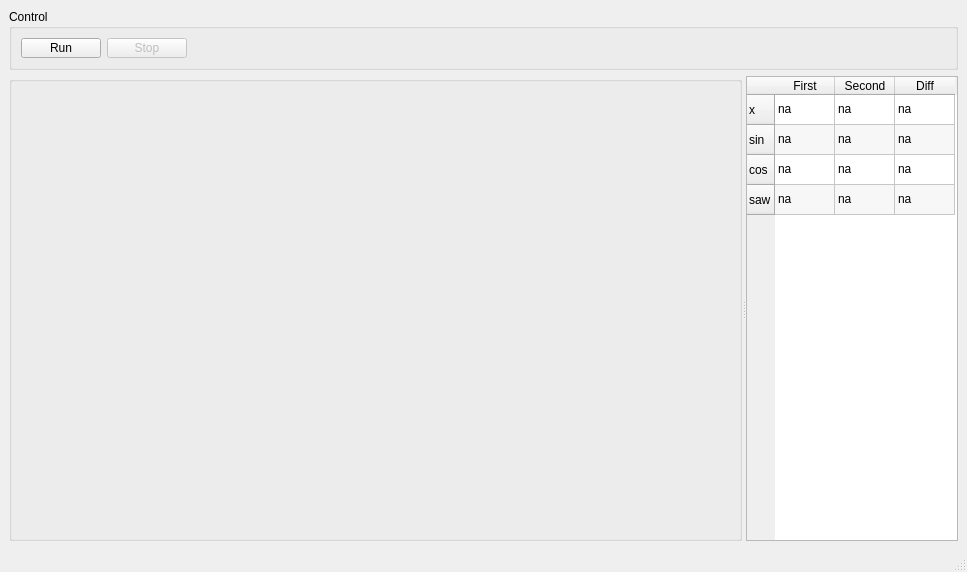
<?xml version="1.0" encoding="UTF-8"?>
<ui version="4.0">
 <class>MainWindow</class>
 <widget class="QMainWindow" name="MainWindow">
  <property name="geometry">
   <rect>
    <x>0</x>
    <y>0</y>
    <width>967</width>
    <height>572</height>
   </rect>
  </property>
  <property name="windowTitle">
   <string>plotWidgetWithMarkers</string>
  </property>
  <property name="unifiedTitleAndToolBarOnMac">
   <bool>false</bool>
  </property>
  <widget class="QWidget" name="centralWidget">
   <layout class="QVBoxLayout" name="verticalLayout">
    <item>
     <widget class="QGroupBox" name="groupBoxControl">
      <property name="maximumSize">
       <size>
        <width>16777215</width>
        <height>61</height>
       </size>
      </property>
      <property name="title">
       <string>Control</string>
      </property>
      <layout class="QHBoxLayout" name="horizontalLayout">
       <item>
        <widget class="QPushButton" name="pushButtonRun">
         <property name="text">
          <string>Run</string>
         </property>
        </widget>
       </item>
       <item>
        <widget class="QPushButton" name="pushButtonStop">
         <property name="enabled">
          <bool>false</bool>
         </property>
         <property name="text">
          <string>Stop</string>
         </property>
        </widget>
       </item>
       <item>
        <spacer name="horizontalSpacer">
         <property name="orientation">
          <enum>Qt::Horizontal</enum>
         </property>
         <property name="sizeHint" stdset="0">
          <size>
           <width>326</width>
           <height>20</height>
          </size>
         </property>
        </spacer>
       </item>
      </layout>
     </widget>
    </item>
    <item>
     <widget class="QSplitter" name="splitter">
      <property name="orientation">
       <enum>Qt::Horizontal</enum>
      </property>
      <widget class="QGroupBox" name="groupBoxPlotContainer">
       <property name="title">
        <string/>
       </property>
      </widget>
      <widget class="QTableWidget" name="tableWidgetMarkers">
       <property name="maximumSize">
        <size>
         <width>212</width>
         <height>16777215</height>
        </size>
       </property>
       <property name="alternatingRowColors">
        <bool>true</bool>
       </property>
       <property name="verticalScrollMode">
        <enum>QAbstractItemView::ScrollPerPixel</enum>
       </property>
       <property name="horizontalScrollMode">
        <enum>QAbstractItemView::ScrollPerPixel</enum>
       </property>
       <property name="wordWrap">
        <bool>false</bool>
       </property>
       <attribute name="horizontalHeaderDefaultSectionSize">
        <number>60</number>
       </attribute>
       <row>
        <property name="text">
         <string>x</string>
        </property>
       </row>
       <row>
        <property name="text">
         <string>sin</string>
        </property>
       </row>
       <row>
        <property name="text">
         <string>cos</string>
        </property>
       </row>
       <row>
        <property name="text">
         <string>saw</string>
        </property>
       </row>
       <column>
        <property name="text">
         <string>First</string>
        </property>
       </column>
       <column>
        <property name="text">
         <string>Second</string>
        </property>
       </column>
       <column>
        <property name="text">
         <string>Diff</string>
        </property>
       </column>
       <item row="0" column="0">
        <property name="text">
         <string>na</string>
        </property>
       </item>
       <item row="0" column="1">
        <property name="text">
         <string>na</string>
        </property>
       </item>
       <item row="0" column="2">
        <property name="text">
         <string>na</string>
        </property>
       </item>
       <item row="1" column="0">
        <property name="text">
         <string>na</string>
        </property>
       </item>
       <item row="1" column="1">
        <property name="text">
         <string>na</string>
        </property>
       </item>
       <item row="1" column="2">
        <property name="text">
         <string>na</string>
        </property>
       </item>
       <item row="2" column="0">
        <property name="text">
         <string>na</string>
        </property>
       </item>
       <item row="2" column="1">
        <property name="text">
         <string>na</string>
        </property>
       </item>
       <item row="2" column="2">
        <property name="text">
         <string>na</string>
        </property>
       </item>
       <item row="3" column="0">
        <property name="text">
         <string>na</string>
        </property>
       </item>
       <item row="3" column="1">
        <property name="text">
         <string>na</string>
        </property>
       </item>
       <item row="3" column="2">
        <property name="text">
         <string>na</string>
        </property>
       </item>
      </widget>
     </widget>
    </item>
   </layout>
  </widget>
  <widget class="QStatusBar" name="statusBar"/>
  <action name="actionAction1">
   <property name="checkable">
    <bool>true</bool>
   </property>
   <property name="icon">
    <iconset>
     <normaloff>:/images/clear.png</normaloff>:/images/clear.png</iconset>
   </property>
   <property name="text">
    <string>action 1</string>
   </property>
   <property name="toolTip">
    <string>action 1</string>
   </property>
  </action>
 </widget>
 <resources>
  <include location="../../ScriptCommunicator.qrc"/>
 </resources>
 <connections/>
</ui>
